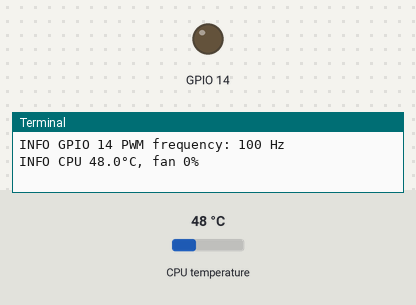
The program below on a simulated Raspberry Pi (BCM pin numbers). On the bench: output pins drawn as LEDs (lit = HIGH), the last lines printed to the terminal. The inputs (shaded band) are chosen by the test bench; at power-on: CPU temperature 48 °C. The clock reads 2024-03-15 10:24:30 at power-on unless the program sets it.

Above: at 5.0 s.
5.1 s: CPU temperature set to 51 °C
At 10.5 s:
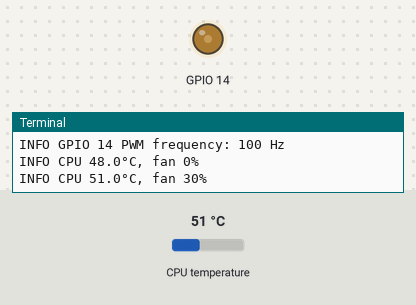
11.5 s: CPU temperature set to 58 °C
17.5 s: CPU temperature set to 61 °C
At 20.6 s:
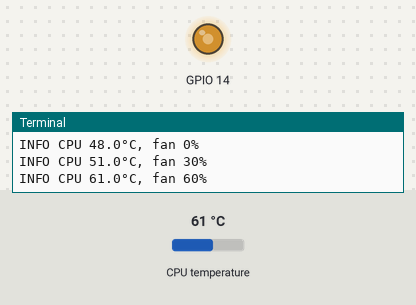
23.5 s: CPU temperature set to 68 °C
29.5 s: CPU temperature set to 71 °C
At 30.6 s:
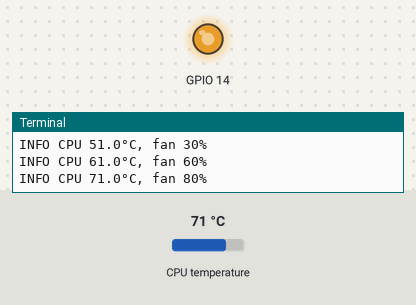
35.5 s: CPU temperature set to 52 °C
At 40.7 s:
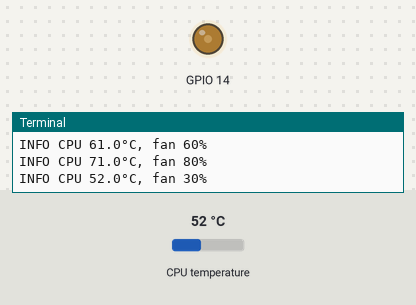
Timing chart, 0 to 42.2 s (numbered marks = the images above; inputs shaded):
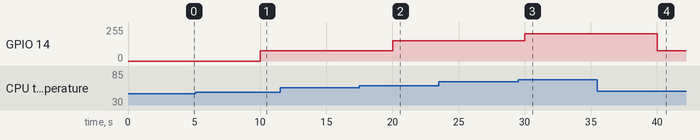

Measured:
- the behaviour switches between 49 and 50 °C on CPU temperature (found by bisection; images 0 and 1)
- the behaviour switches between 59 and 60 °C on CPU temperature (found by bisection; images 1 and 2)
- the behaviour switches between 69 and 70 °C on CPU temperature (found by bisection; images 2 and 3)
- after the input at 5.1 s, GPIO 14: 0/255 → 76/255 after 4.9 s
- after the input at 11.5 s, every drawn part: stays the same
- after the input at 17.5 s, GPIO 14: 76/255 → 153/255 after 2.5 s
- after the input at 23.5 s, every drawn part: stays the same
- after the input at 29.5 s, GPIO 14: 153/255 → 204/255 after 0.51 s
- after the input at 35.5 s, GPIO 14: 204/255 → 76/255 after 4.5 s

The program:

rpi_pwm_fan.py
```python
#!/usr/bin/env python3
"""! @file rpi_pwm_fan.py
@brief Control a Raspberry Pi PWM fan from an ordered CPU temperature curve.
"""

from __future__ import annotations

import logging
import math
import os
import signal
import time
from dataclasses import dataclass
from pathlib import Path
from typing import Any


THERMAL_ZONE = Path("/sys/class/thermal/thermal_zone0/temp")
MAX_TEMPERATURE_C = 85.0
DEFAULT_CURVE = ((40.0, 0), (50.0, 30), (60.0, 60), (70.0, 80), (85.0, 100))
Curve = tuple[tuple[float, int], ...]


def parse_curve(value: str) -> Curve:
    """! @brief Parse and validate comma-separated temperature:speed pairs.

    @param value Curve text such as ``40:0,55:40,70:80,85:100``.
    @return An immutable sequence ordered from low to high temperature.
    @throws ValueError If values, ordering, ranges, or termination are invalid.
    """
    try:
        curve = tuple(
            (float(temperature), int(speed))
            for temperature, speed in (item.strip().split(":") for item in value.split(","))
        )
    except (TypeError, ValueError) as exc:
        raise ValueError("RPI_PWM_FAN_CURVE must contain temperature:speed pairs") from exc

    if not curve:
        raise ValueError("RPI_PWM_FAN_CURVE must contain at least one pair")
    if any(not math.isfinite(temperature) for temperature, _ in curve):
        raise ValueError("curve temperatures must be finite")
    if any(temperature > MAX_TEMPERATURE_C for temperature, _ in curve):
        raise ValueError("curve temperatures must not exceed 85°C")
    if any(not 0 <= speed <= 100 for _, speed in curve):
        raise ValueError("curve speeds must be between 0 and 100")
    if any(right[0] <= left[0] for left, right in zip(curve, curve[1:])):
        raise ValueError("curve temperatures must strictly increase")
    if any(right[1] < left[1] for left, right in zip(curve, curve[1:])):
        raise ValueError("curve speeds must not decrease")
    if curve[-1][0] != MAX_TEMPERATURE_C and curve[-1][1] != 100:
        raise ValueError("curve must stop at 85°C or 100% speed")
    return curve


def fan_duty(temp_c: float, curve: Curve) -> int:
    """! @brief Select the speed at the highest reached temperature step.

    @param temp_c Current CPU temperature in degrees Celsius.
    @param curve Validated temperature/speed pairs.
    @return PWM duty from 0 to 100; always 100 at or above 85 degrees.
    """
    if temp_c >= MAX_TEMPERATURE_C:
        return 100
    duty = 0
    for threshold, speed in curve:
        if temp_c < threshold:
            break
        duty = speed
    return duty


def duty_with_hysteresis(
    temp_c: float, curve: Curve, previous_duty: int, hysteresis_c: float
) -> int:
    """! @brief Delay a downward speed step to prevent rapid fan switching.

    @param temp_c Current CPU temperature in degrees Celsius.
    @param curve Validated temperature/speed pairs.
    @param previous_duty Previously commanded logical duty.
    @param hysteresis_c Temperature drop required below the prior step.
    @return The next logical PWM duty from 0 to 100.
    """
    proposed = fan_duty(temp_c, curve)
    if proposed >= previous_duty:
        return proposed
    prior_thresholds = [temp for temp, speed in curve if speed >= previous_duty]
    if prior_thresholds and temp_c >= prior_thresholds[0] - hysteresis_c:
        return previous_duty
    return proposed


@dataclass(frozen=True)
class Config:
    """! @brief Immutable runtime configuration loaded from the environment."""

    gpio: int = 14
    # Match the 52Pi ZP-0141 vendor example: GPIO.PWM(14, 100).
    frequency: int = 100
    curve: Curve = DEFAULT_CURVE
    interval: float = 5.0
    hysteresis: float = 2.0
    active_low: bool = False

    @classmethod
    def from_env(cls) -> "Config":
        """! @brief Load and validate all ``RPI_PWM_FAN_*`` settings."""

        def setting(name: str, default: object) -> str:
            """! @brief Read an environment setting or its default."""
            return os.getenv(name, str(default))

        def value(name: str, default: object, cast):
            """! @brief Convert one environment setting."""
            return cast(setting(name, default))

        curve_text = setting(
            "RPI_PWM_FAN_CURVE",
            ",".join(f"{temp:g}:{speed}" for temp, speed in cls.curve),
        )
        config = cls(
            gpio=value("RPI_PWM_FAN_GPIO", cls.gpio, int),
            frequency=value("RPI_PWM_FAN_FREQUENCY", cls.frequency, int),
            curve=parse_curve(curve_text),
            interval=value("RPI_PWM_FAN_INTERVAL", cls.interval, float),
            hysteresis=value("RPI_PWM_FAN_HYSTERESIS", cls.hysteresis, float),
            active_low=setting("RPI_PWM_FAN_ACTIVE_LOW", "false").lower()
            in {"1", "true", "yes", "on"},
        )
        if not 0 <= config.gpio <= 53:
            raise ValueError("RPI_PWM_FAN_GPIO must be between 0 and 53")
        if config.frequency <= 0 or config.interval <= 0:
            raise ValueError("frequency and interval must be positive")
        if config.hysteresis < 0:
            raise ValueError("RPI_PWM_FAN_HYSTERESIS must not be negative")
        return config


class RpiGpioAdapter:
    """! @brief Present the PWM interface used by the controller."""

    def __init__(self, gpio_module: Any, gpio: int):
        """! @brief Configure one BCM GPIO output for software PWM."""
        self.gpio_module = gpio_module
        self.gpio = gpio
        self.pwm = None
        self.last_raw_duty = 255
        gpio_module.setwarnings(False)
        gpio_module.setmode(gpio_module.BCM)
        gpio_module.setup(gpio, gpio_module.OUT)

    def set_PWM_frequency(self, gpio: int, frequency: int) -> int:
        """! @brief Start RPi.GPIO PWM at the configured frequency.

        @return The requested frequency, which RPi.GPIO accepts directly.
        """
        if gpio != self.gpio:
            raise ValueError("adapter controls only its configured GPIO")
        self.pwm = self.gpio_module.PWM(gpio, frequency)
        self.pwm.start(100)
        return frequency

    def set_PWM_dutycycle(self, gpio: int, raw_duty: int) -> None:
        """! @brief Convert the controller's 0..255 scale to GPIO's percentage."""
        if gpio != self.gpio or self.pwm is None:
            raise RuntimeError("PWM output is not initialized")
        self.last_raw_duty = raw_duty
        self.pwm.ChangeDutyCycle(raw_duty * 100 / 255)

    def stop(self) -> None:
        """! @brief Stop software PWM while retaining its fail-safe output level."""
        if self.pwm is not None:
            self.pwm.stop()
        level = self.gpio_module.HIGH if self.last_raw_duty >= 128 else self.gpio_module.LOW
        self.gpio_module.output(self.gpio, level)


class FanController:
    """! @brief Read CPU temperature and apply the configured PWM duty."""

    def __init__(self, config: Config, pi: Any):
        """! @brief Initialize a controller using an active GPIO output."""
        self.config = config
        self.pi = pi
        self.running = True
        self.last_duty = 100
        self.has_temperature = False

    def set_duty(self, duty: int) -> None:
        """! @brief Convert logical percent to the adapter's electrical range."""
        electrical_duty = 100 - duty if self.config.active_low else duty
        self.pi.set_PWM_dutycycle(self.config.gpio, round(electrical_duty * 255 / 100))
        self.last_duty = duty

    def run(self) -> None:
        """! @brief Run the blocking temperature-control loop until signalled."""
        actual = self.pi.set_PWM_frequency(self.config.gpio, self.config.frequency)
        logging.info("GPIO %d PWM frequency: %d Hz", self.config.gpio, actual)
        self.set_duty(100)  # Fail safe while waiting for the first sensor reading.

        while self.running:
            try:
                temp_c = int(THERMAL_ZONE.read_text().strip()) / 1000
                duty = fan_duty(temp_c, self.config.curve)
                if self.has_temperature:
                    duty = duty_with_hysteresis(
                        temp_c, self.config.curve, self.last_duty, self.config.hysteresis
                    )
                if duty != self.last_duty:
                    self.set_duty(duty)
                    logging.info("CPU %.1f°C, fan %d%%", temp_c, duty)
                self.has_temperature = True
            except (OSError, ValueError):
                logging.exception("Cannot read CPU temperature; setting fan to 100%%")
                self.set_duty(100)
            time.sleep(self.config.interval)

    def stop(self, _signum=None, _frame=None) -> None:
        """! @brief Request a clean stop after the current polling interval."""
        self.running = False


def main() -> None:
    """! @brief Configure RPi.GPIO and run the fail-safe fan controller."""
    try:
        import RPi.GPIO as GPIO
    except ImportError as exc:
        raise SystemExit("python3-rpi.gpio is not installed") from exc

    logging.basicConfig(level=logging.INFO, format="%(levelname)s %(message)s")
    config = Config.from_env()
    pi = RpiGpioAdapter(GPIO, config.gpio)

    controller = FanController(config, pi)
    signal.signal(signal.SIGTERM, controller.stop)
    signal.signal(signal.SIGINT, controller.stop)
    try:
        controller.run()
    finally:
        controller.set_duty(100)  # Preserve cooling if the daemon exits.
        pi.stop()


if __name__ == "__main__":
    main()
```
